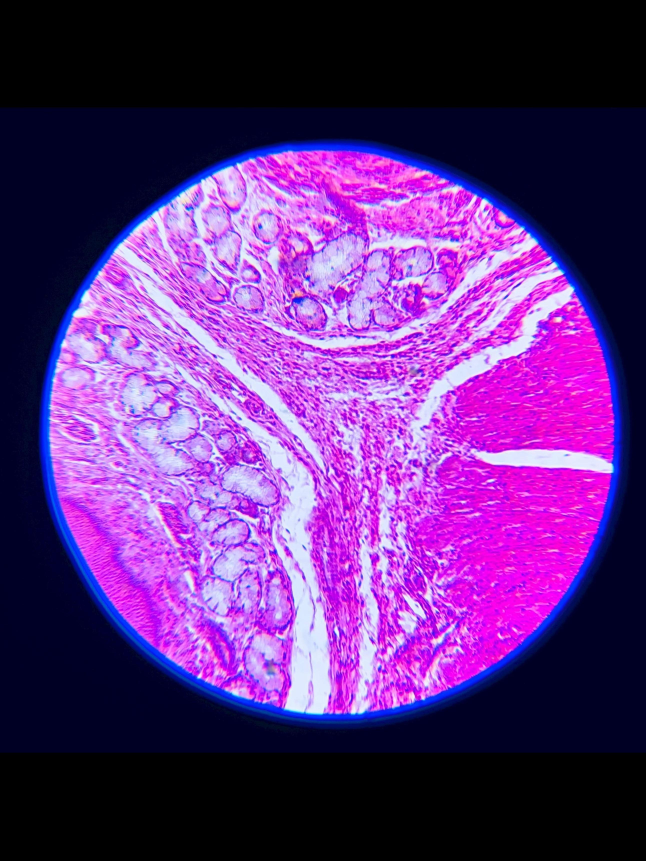
#> input picture cv2/data/microscope.jpg, 2581 x 3441 px (shown at 1/4 size)
$ python cv2.py
#> lines starting #> are read from the running program, lines starting #| are printed output that depends on the picture
from PIL import Image
import pandas as pd

# [20 lines left out: functions ul_11, ul_15, ul_2_3, not called in this run]


def ul_2_4():
    img = Image.open("data/microscope.jpg")
#> img is the input picture: PIL image 2581x3441 RGB; mean R, G, B 95.4, 47.1, 124.9
    cropped_img = img.crop((300, 550, 1000, 1250))
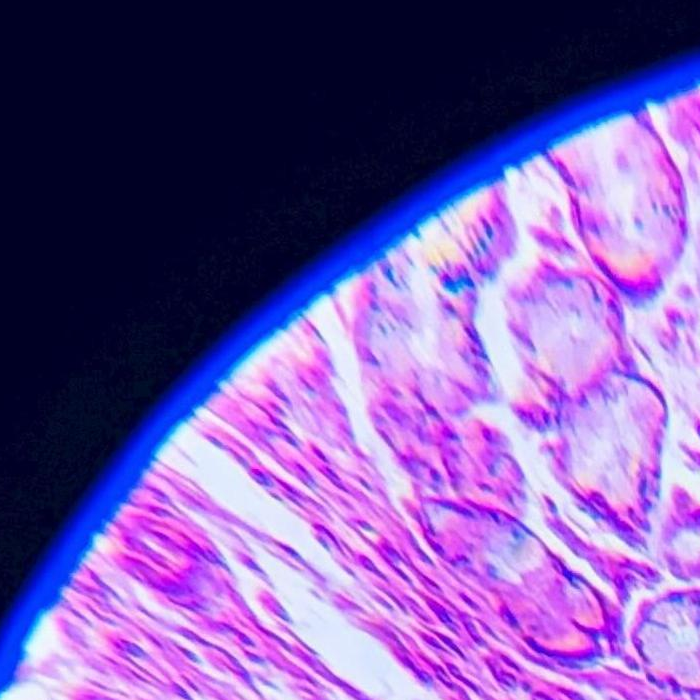
#> cropped_img: PIL image 700x700 RGB; mean R, G, B 118, 86.3, 164.2
    cropped_img.show()


# [25 lines left out: function ul_2_5, not called in this run]


ul_2_4()
